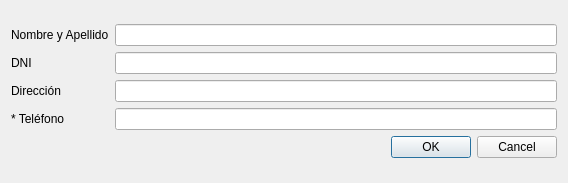
<?xml version="1.0" encoding="UTF-8"?>
<ui version="4.0">
 <class>vtnAltaCliente</class>
 <widget class="QWidget" name="vtnAltaCliente">
  <property name="geometry">
   <rect>
    <x>0</x>
    <y>0</y>
    <width>568</width>
    <height>183</height>
   </rect>
  </property>
  <property name="windowTitle">
   <string>Alta Cliente</string>
  </property>
  <layout class="QVBoxLayout" name="verticalLayout">
   <item>
    <layout class="QGridLayout" name="gridLayout">
     <item row="0" column="0">
      <widget class="QLabel" name="label">
       <property name="text">
        <string>Nombre y Apellido</string>
       </property>
      </widget>
     </item>
     <item row="3" column="1">
      <widget class="QLineEdit" name="lineEdit_4"/>
     </item>
     <item row="3" column="0">
      <widget class="QLabel" name="label_4">
       <property name="text">
        <string>* Teléfono</string>
       </property>
      </widget>
     </item>
     <item row="1" column="1">
      <widget class="QLineEdit" name="lineEdit_2"/>
     </item>
     <item row="0" column="1">
      <widget class="QLineEdit" name="lineEdit"/>
     </item>
     <item row="2" column="0">
      <widget class="QLabel" name="label_3">
       <property name="text">
        <string>Dirección</string>
       </property>
      </widget>
     </item>
     <item row="4" column="1">
      <widget class="QDialogButtonBox" name="buttonBox">
       <property name="standardButtons">
        <set>QDialogButtonBox::Cancel|QDialogButtonBox::Ok</set>
       </property>
      </widget>
     </item>
     <item row="2" column="1">
      <widget class="QLineEdit" name="lineEdit_3"/>
     </item>
     <item row="1" column="0">
      <widget class="QLabel" name="label_2">
       <property name="text">
        <string>DNI</string>
       </property>
      </widget>
     </item>
    </layout>
   </item>
  </layout>
 </widget>
 <tabstops>
  <tabstop>lineEdit</tabstop>
  <tabstop>lineEdit_2</tabstop>
  <tabstop>lineEdit_3</tabstop>
  <tabstop>lineEdit_4</tabstop>
  <tabstop>buttonBox</tabstop>
 </tabstops>
 <resources/>
 <connections/>
</ui>
